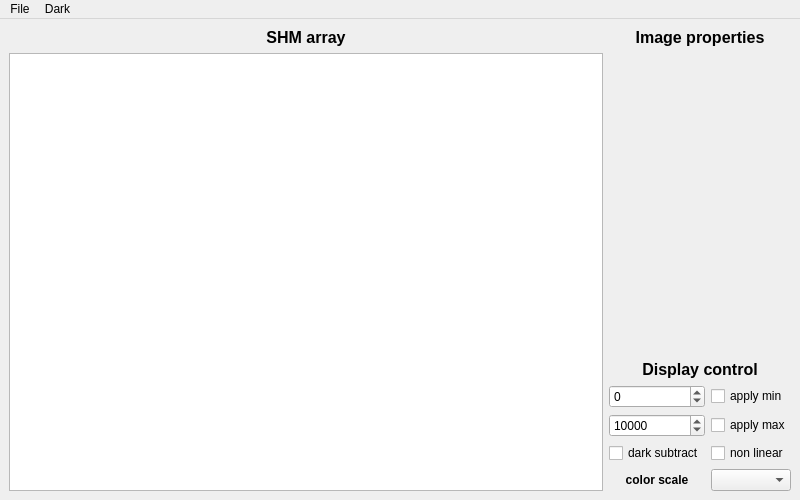
<?xml version="1.0" encoding="UTF-8"?>
<ui version="4.0">
 <class>MainWindow</class>
 <widget class="QMainWindow" name="MainWindow">
  <property name="geometry">
   <rect>
    <x>0</x>
    <y>0</y>
    <width>800</width>
    <height>500</height>
   </rect>
  </property>
  <property name="windowTitle">
   <string>SHM viewer</string>
  </property>
  <widget class="QWidget" name="centralwidget">
   <property name="enabled">
    <bool>true</bool>
   </property>
   <property name="sizePolicy">
    <sizepolicy hsizetype="Maximum" vsizetype="Maximum">
     <horstretch>0</horstretch>
     <verstretch>0</verstretch>
    </sizepolicy>
   </property>
   <layout class="QHBoxLayout" name="horizontalLayout_2">
    <item>
     <layout class="QHBoxLayout" name="horizontalLayout" stretch="1,0">
      <property name="sizeConstraint">
       <enum>QLayout::SetNoConstraint</enum>
      </property>
      <item>
       <layout class="QVBoxLayout" name="vl_left">
        <item>
         <widget class="QLabel" name="array_title">
          <property name="font">
           <font>
            <pointsize>12</pointsize>
            <weight>75</weight>
            <bold>true</bold>
           </font>
          </property>
          <property name="text">
           <string>SHM array</string>
          </property>
          <property name="alignment">
           <set>Qt::AlignCenter</set>
          </property>
         </widget>
        </item>
        <item>
         <widget class="PlotWidget" name="gView_shm"/>
        </item>
       </layout>
      </item>
      <item>
       <layout class="QVBoxLayout" name="verticalLayout_prop_display">
        <item>
         <layout class="QVBoxLayout" name="vl_right" stretch="0,0,0">
          <property name="spacing">
           <number>6</number>
          </property>
          <item>
           <widget class="QLabel" name="prop_title">
            <property name="sizePolicy">
             <sizepolicy hsizetype="Preferred" vsizetype="Fixed">
              <horstretch>0</horstretch>
              <verstretch>0</verstretch>
             </sizepolicy>
            </property>
            <property name="font">
             <font>
              <pointsize>12</pointsize>
              <weight>75</weight>
              <bold>true</bold>
             </font>
            </property>
            <property name="text">
             <string>Image properties</string>
            </property>
            <property name="alignment">
             <set>Qt::AlignCenter</set>
            </property>
	       <property name="geometry">
		 <rect>
		   <x>0</x>
		   <y>0</y>
		   <width>200</width>
		   <height>20</height>
		 </rect>
	       </property>
           </widget>
          </item>
          <item>
           <widget class="QLabel" name="lbl_stats">
            <property name="sizePolicy">
             <sizepolicy hsizetype="Preferred" vsizetype="Expanding">
              <horstretch>0</horstretch>
              <verstretch>0</verstretch>
             </sizepolicy>
            </property>
            <property name="font">
             <font>
              <pointsize>8</pointsize>
             </font>
            </property>
            <property name="text">
             <string/>
            </property>
           </widget>
          </item>
          <item>
           <layout class="QVBoxLayout" name="vl_display">
            <item>
             <widget class="QLabel" name="label_3">
              <property name="sizePolicy">
               <sizepolicy hsizetype="Preferred" vsizetype="Fixed">
                <horstretch>0</horstretch>
                <verstretch>0</verstretch>
               </sizepolicy>
              </property>
              <property name="font">
               <font>
                <pointsize>12</pointsize>
                <weight>75</weight>
                <bold>true</bold>
               </font>
              </property>
              <property name="text">
               <string>Display control</string>
              </property>
              <property name="alignment">
               <set>Qt::AlignCenter</set>
              </property>
             </widget>
            </item>
            <item>
             <layout class="QGridLayout" name="display_control">
              <item row="0" column="1">
               <widget class="QCheckBox" name="chB_min">
                <property name="text">
                 <string>apply min</string>
                </property>
               </widget>
              </item>
              <item row="0" column="0">
               <widget class="QDoubleSpinBox" name="dspB_disp_min">
                <property name="decimals">
                 <number>0</number>
                </property>
                <property name="minimum">
                 <double>-5000.000000000000000</double>
                </property>
                <property name="maximum">
                 <double>50000.000000000000000</double>
                </property>
               </widget>
              </item>
              <item row="1" column="0">
               <widget class="QDoubleSpinBox" name="dspB_disp_max">
                <property name="decimals">
                 <number>0</number>
                </property>
                <property name="minimum">
                 <double>-5000.000000000000000</double>
                </property>
                <property name="maximum">
                 <double>500000.000000000000000</double>
                </property>
                <property name="value">
                 <double>10000.000000000000000</double>
                </property>
               </widget>
              </item>
              <item row="1" column="1">
               <widget class="QCheckBox" name="chB_max">
                <property name="text">
                 <string>apply max</string>
                </property>
               </widget>
              </item>
              <item row="2" column="0">
               <widget class="QCheckBox" name="chB_dark_sub">
                <property name="text">
                 <string>dark subtract</string>
                </property>
               </widget>
              </item>
              <item row="2" column="1">
               <widget class="QCheckBox" name="chB_nonlinear">
                <property name="text">
                 <string>non linear</string>
                </property>
               </widget>
              </item>
              <item row="3" column="0">
               <widget class="QLabel" name="label_5">
                <property name="font">
                 <font>
                  <weight>75</weight>
                  <bold>true</bold>
                 </font>
                </property>
                <property name="text">
                 <string>color scale</string>
                </property>
                <property name="alignment">
                 <set>Qt::AlignCenter</set>
                </property>
               </widget>
              </item>
              <item row="3" column="1">
               <widget class="QComboBox" name="cmB_cbar"/>
              </item>
             </layout>
            </item>
           </layout>
          </item>
         </layout>
        </item>
       </layout>
      </item>
     </layout>
    </item>
   </layout>
  </widget>
  <widget class="QMenuBar" name="menubar">
   <property name="geometry">
    <rect>
     <x>0</x>
     <y>0</y>
     <width>800</width>
     <height>20</height>
    </rect>
   </property>
   <widget class="QMenu" name="menuConfig">
    <property name="title">
     <string>File</string>
    </property>
    <addaction name="actionOpen"/>
    <addaction name="actionSaveAs"/>
    <addaction name="actionQuit"/>
   </widget>
   <widget class="QMenu" name="menuDark">
    <property name="title">
     <string>Dark</string>
    </property>
    <addaction name="actionLoadDark"/>
   </widget>
   <addaction name="menuConfig"/>
   <addaction name="menuDark"/>
  </widget>
  <action name="actionOpen">
   <property name="text">
    <string>Open SHM</string>
   </property>
  </action>
  <action name="actionSaveAs">
   <property name="text">
    <string>Save As</string>
   </property>
  </action>
  <action name="actionQuit">
   <property name="text">
    <string>Quit</string>
   </property>
  </action>
  <action name="actionOpenDark">
   <property name="text">
    <string>Open SHM dark</string>
   </property>
  </action>
  <action name="actionLoadDark">
   <property name="text">
    <string>Load dark SHM</string>
   </property>
  </action>
 </widget>
 <customwidgets>
  <customwidget>
   <class>PlotWidget</class>
   <extends>QGraphicsView</extends>
   <header>pyqtgraph</header>
  </customwidget>
 </customwidgets>
 <resources/>
 <connections/>
</ui>
